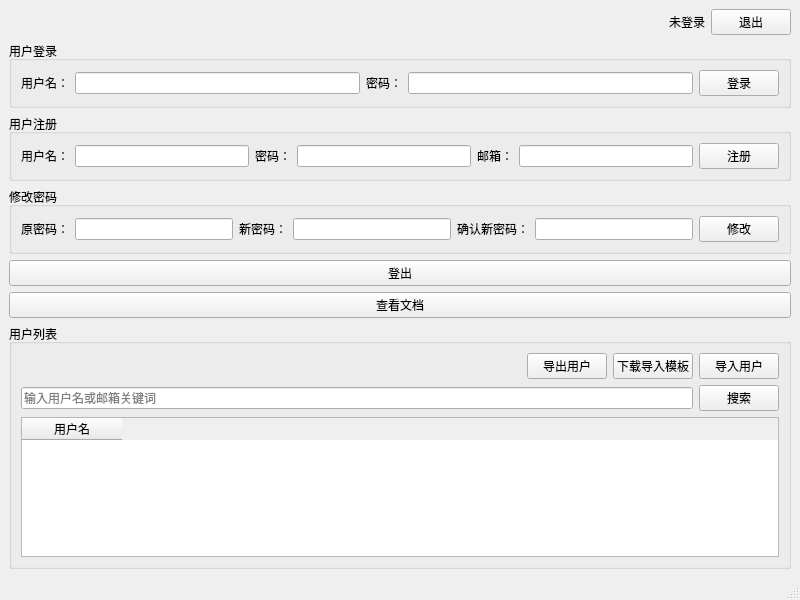
<?xml version="1.0" encoding="UTF-8"?>
<ui version="4.0">
 <class>MainWindow</class>
 <widget class="QMainWindow" name="MainWindow">
  <property name="geometry">
   <rect>
    <x>0</x>
    <y>0</y>
    <width>800</width>
    <height>600</height>
   </rect>
  </property>
  <property name="windowTitle">
   <string>MainWindow</string>
  </property>
  <widget class="QWidget" name="centralwidget">
   <layout class="QVBoxLayout" name="verticalLayout">
    <item>
     <layout class="QHBoxLayout" name="horizontalLayoutTop">
      <item>
       <spacer name="horizontalSpacerTop">
        <property name="orientation">
         <enum>Qt::Horizontal</enum>
        </property>
        <property name="sizeHint" stdset="0">
         <size>
          <width>40</width>
          <height>20</height>
         </size>
        </property>
       </spacer>
      </item>
      <item>
       <widget class="QLabel" name="labelCurrentUser">
        <property name="text">
         <string>未登录</string>
        </property>
        <property name="alignment">
         <set>Qt::AlignRight|Qt::AlignVCenter</set>
        </property>
       </widget>
      </item>
      <item>
       <widget class="QPushButton" name="btnQuit">
        <property name="text">
         <string>退出</string>
        </property>
       </widget>
      </item>
     </layout>
    </item>
    <item>
     <widget class="QGroupBox" name="groupBoxLogin">
      <property name="title">
       <string>用户登录</string>
      </property>
      <layout class="QHBoxLayout" name="horizontalLayoutLogin">
       <item>
        <widget class="QLabel" name="labelUsername">
         <property name="text">
          <string>用户名：</string>
         </property>
        </widget>
       </item>
       <item>
        <widget class="QLineEdit" name="lineEditUsername"/>
       </item>
       <item>
        <widget class="QLabel" name="labelPassword">
         <property name="text">
          <string>密码：</string>
         </property>
        </widget>
       </item>
       <item>
        <widget class="QLineEdit" name="lineEditPassword">
         <property name="echoMode">
          <enum>QLineEdit::Password</enum>
         </property>
        </widget>
       </item>
       <item>
        <widget class="QPushButton" name="btnLogin">
         <property name="text">
          <string>登录</string>
         </property>
        </widget>
       </item>
      </layout>
     </widget>
    </item>
    <item>
     <widget class="QGroupBox" name="groupBoxRegister">
      <property name="title">
       <string>用户注册</string>
      </property>
      <layout class="QHBoxLayout" name="horizontalLayoutRegister">
       <item>
        <widget class="QLabel" name="labelRegisterUsername">
         <property name="text">
          <string>用户名：</string>
         </property>
        </widget>
       </item>
       <item>
        <widget class="QLineEdit" name="lineEditRegisterUsername"/>
       </item>
       <item>
        <widget class="QLabel" name="labelRegisterPassword">
         <property name="text">
          <string>密码：</string>
         </property>
        </widget>
       </item>
       <item>
        <widget class="QLineEdit" name="lineEditRegisterPassword">
         <property name="echoMode">
          <enum>QLineEdit::Password</enum>
         </property>
        </widget>
       </item>
       <item>
        <widget class="QLabel" name="labelRegisterEmail">
         <property name="text">
          <string>邮箱：</string>
         </property>
        </widget>
       </item>
       <item>
        <widget class="QLineEdit" name="lineEditRegisterEmail"/>
       </item>
       <item>
        <widget class="QPushButton" name="btnRegisterUser">
         <property name="text">
          <string>注册</string>
         </property>
        </widget>
       </item>
      </layout>
     </widget>
    </item>
    <item>
     <widget class="QGroupBox" name="groupBoxChangePassword">
      <property name="title">
       <string>修改密码</string>
      </property>
      <layout class="QHBoxLayout" name="horizontalLayoutChangePassword">
       <item>
        <widget class="QLabel" name="labelOldPassword">
         <property name="text">
          <string>原密码：</string>
         </property>
        </widget>
       </item>
       <item>
        <widget class="QLineEdit" name="lineEditOldPassword">
         <property name="echoMode">
          <enum>QLineEdit::Password</enum>
         </property>
        </widget>
       </item>
       <item>
        <widget class="QLabel" name="labelNewPassword">
         <property name="text">
          <string>新密码：</string>
         </property>
        </widget>
       </item>
       <item>
        <widget class="QLineEdit" name="lineEditNewPassword">
         <property name="echoMode">
          <enum>QLineEdit::Password</enum>
         </property>
        </widget>
       </item>
       <item>
        <widget class="QLabel" name="labelConfirmPassword">
         <property name="text">
          <string>确认新密码：</string>
         </property>
        </widget>
       </item>
       <item>
        <widget class="QLineEdit" name="lineEditConfirmPassword">
         <property name="echoMode">
          <enum>QLineEdit::Password</enum>
         </property>
        </widget>
       </item>
       <item>
        <widget class="QPushButton" name="btnChangePassword">
         <property name="text">
          <string>修改</string>
         </property>
        </widget>
       </item>
      </layout>
     </widget>
    </item>
    <item>
     <widget class="QPushButton" name="btnLogout">
      <property name="text">
       <string>登出</string>
      </property>
     </widget>
    </item>
    <item>
     <widget class="QPushButton" name="btnViewDocs">
      <property name="text">
       <string>查看文档</string>
      </property>
      <property name="visible">
       <bool>false</bool>
      </property>
     </widget>
    </item>
    <item>
     <widget class="QGroupBox" name="groupBoxUsers">
      <property name="title">
       <string>用户列表</string>
      </property>
      <layout class="QVBoxLayout" name="verticalLayoutUsers">
       <item>
        <layout class="QHBoxLayout" name="horizontalLayoutExportUser">
         <item>
          <spacer name="horizontalSpacerExportUser">
           <property name="orientation">
            <enum>Qt::Horizontal</enum>
           </property>
           <property name="sizeHint" stdset="0">
            <size>
             <width>40</width>
             <height>20</height>
            </size>
           </property>
          </spacer>
         </item>
         <item>
          <widget class="QPushButton" name="btnExportUsers">
           <property name="text">
            <string>导出用户</string>
           </property>
          </widget>
         </item>
         <item>
          <widget class="QPushButton" name="btnDownloadUserTemplate">
           <property name="text">
            <string>下载导入模板</string>
           </property>
          </widget>
         </item>
         <item>
          <widget class="QPushButton" name="btnImportUsers">
           <property name="text">
            <string>导入用户</string>
           </property>
          </widget>
         </item>
        </layout>
       </item>
       <item>
        <layout class="QHBoxLayout" name="horizontalLayoutSearchUser">
         <item>
          <widget class="QLineEdit" name="lineEditSearchUser">
           <property name="placeholderText">
            <string>输入用户名或邮箱关键词</string>
           </property>
          </widget>
         </item>
         <item>
          <widget class="QPushButton" name="btnSearchUser">
           <property name="text">
            <string>搜索</string>
           </property>
          </widget>
         </item>
        </layout>
       </item>
       <item>
        <widget class="QTableWidget" name="tableWidgetUsers">
         <property name="columnCount">
          <number>1</number>
         </property>
         <property name="rowCount">
          <number>0</number>
         </property>
         <column>
          <property name="text">
           <string>用户名</string>
          </property>
         </column>
        </widget>
       </item>
      </layout>
     </widget>
    </item>
   </layout>
  </widget>
  <widget class="QMenuBar" name="menubar">
   <property name="geometry">
    <rect>
     <x>0</x>
     <y>0</y>
     <width>800</width>
     <height>22</height>
    </rect>
   </property>
  </widget>
  <widget class="QStatusBar" name="statusbar"/>
 </widget>
 <resources/>
 <connections/>
</ui>
